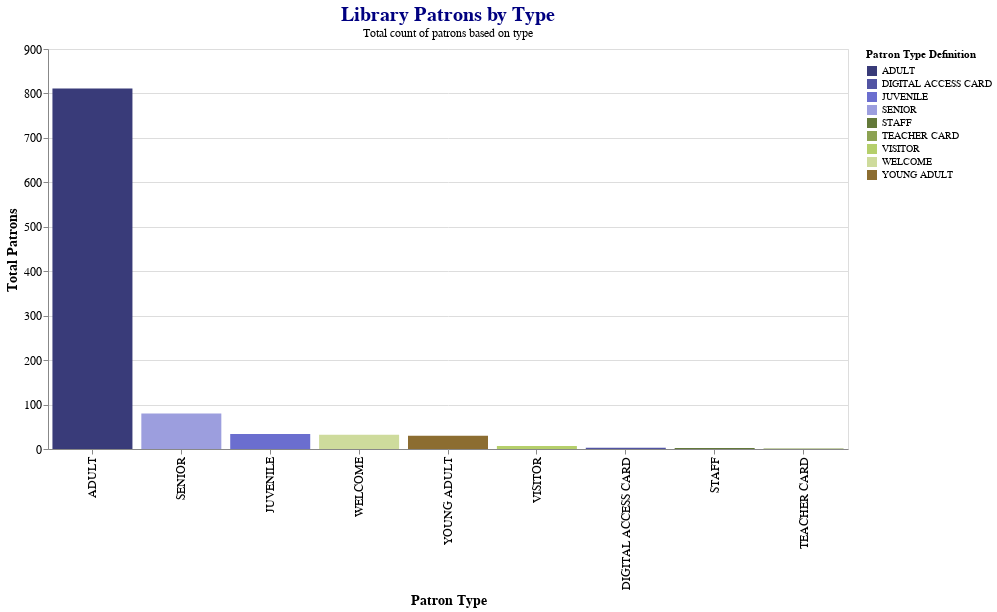

This figure's notebook cell:
### Code cell
alt.Chart(library).mark_bar().encode(
    x=alt.X("Patron Type Definition:O", sort="-y", title='Patron Type'),
    y=alt.Y("count():Q", title='Total Patrons'),
    color=alt.Color("Patron Type Definition:O", scale=alt.Scale(
        scheme='category20b')),  # Set a color scheme
    # Add tooltip for interactivity
    tooltip=['Patron Type Definition', 'count():Q']
).properties(
    width=800,
    height=400,
    title=alt.TitleParams(
        text='Library Patrons by Type',
        subtitle='Total count of patrons based on type',
        align='center',
        fontSize=20
    )
).configure_axis(
    labelFontSize=12,
    titleFontSize=14
).configure_title(
    fontSize=24,
    anchor='middle',
    color='navy'
)

### Figure 1 — Vega specification as saved in the notebook (floating-point values rounded to 4 significant figures)
{"$schema": "https://vega.github.io/schema/vega/v5.json", "data": [{"name": "source_0"}, {"name": "data_0", "values": [{"Patron Type Definition": "ADULT", "__count": 811}, {"Patron Type Definition": "JUVENILE", "__count": 34}, {"Patron Type Definition": "WELCOME", "__count": 32}, {"Patron Type Definition": "SENIOR", "__count": 80}, {"Patron Type Definition": "YOUNG ADULT", "__count": 30}, {"Patron Type Definition": "STAFF", "__count": 2}, {"Patron Type Definition": "VISITOR", "__count": 7}, {"Patron Type Definition": "DIGITAL ACCESS CARD", "__count": 3}, {"Patron Type Definition": "TEACHER CARD", "__count": 1}]}, {"name": "source_0_x_domain_Patron Type Definition", "values": [{"Patron Type Definition": "ADULT", "sort_field": 811}, {"Patron Type Definition": "JUVENILE", "sort_field": 34}, {"Patron Type Definition": "WELCOME", "sort_field": 32}, {"Patron Type Definition": "SENIOR", "sort_field": 80}, {"Patron Type Definition": "YOUNG ADULT", "sort_field": 30}, {"Patron Type Definition": "STAFF", "sort_field": 2}, {"Patron Type Definition": "VISITOR", "sort_field": 7}, {"Patron Type Definition": "DIGITAL ACCESS CARD", "sort_field": 3}, {"Patron Type Definition": "TEACHER CARD", "sort_field": 1}]}, {"name": "data_0_y_domain___count", "values": [{"min": 1, "max": 811}]}, {"name": "data_0_color_domain_Patron Type Definition", "values": [{"Patron Type Definition": "ADULT"}, {"Patron Type Definition": "JUVENILE"}, {"Patron Type Definition": "WELCOME"}, {"Patron Type Definition": "SENIOR"}, {"Patron Type Definition": "YOUNG ADULT"}, {"Patron Type Definition": "STAFF"}, {"Patron Type Definition": "VISITOR"}, {"Patron Type Definition": "DIGITAL ACCESS CARD"}, {"Patron Type Definition": "TEACHER CARD"}]}], "marks": [{"type": "rect", "name": "marks", "from": {"data": "data_0"}, "encode": {"update": {"fill": {"field": "Patron Type Definition", "scale": "color"}, "y": {"field": "__count", "scale": "y"}, "y2": {"value": 0, "scale": "y"}, "width": {"signal": "max(0.25, bandwidth('x'))"}, "x": {"field": "Patron Type Definition", "scale": "x"}, "tooltip": {"signal": "{\"Patron Type Definition\": isValid(datum[\"Patron Type Definition\"]) ? datum[\"Patron Type Definition\"] : \"\"+datum[\"Patron Type Definition\"], \"Count of Records\": format(datum[\"__count\"], \"\")}"}}}, "style": ["bar"]}], "scales": [{"name": "x", "type": "band", "domain": {"data": "source_0_x_domain_Patron Type Definition", "field": "Patron Type Definition", "sort": {"op": "max", "field": "sort_field", "order": "descending"}}, "range": [0, {"signal": "width"}], "paddingInner": 0.1, "paddingOuter": 0.05}, {"name": "y", "type": "linear", "domain": [{"signal": "(data(\"data_0_y_domain___count\")[0] || {}).min"}, {"signal": "(data(\"data_0_y_domain___count\")[0] || {}).max"}], "range": [{"signal": "height"}, 0], "zero": true, "nice": true}, {"name": "color", "type": "ordinal", "domain": {"data": "data_0_color_domain_Patron Type Definition", "field": "Patron Type Definition", "sort": true}, "range": {"scheme": "category20b"}, "interpolate": "hcl"}], "axes": [{"scale": "y", "zindex": 0, "ticks": false, "maxExtent": 0, "minExtent": 0, "orient": "left", "grid": true, "domain": false, "labels": false, "aria": false, "gridScale": "x", "tickCount": {"signal": "ceil(height/40)"}}, {"scale": "x", "grid": false, "labelAngle": 270, "labelBaseline": "middle", "zindex": 0, "title": "Patron Type", "orient": "bottom", "labelAlign": "right"}, {"scale": "y", "labelOverlap": true, "grid": false, "orient": "left", "tickCount": {"signal": "ceil(height/40)"}, "title": "Total Patrons", "zindex": 0}], "title": {"text": "Library Patrons by Type", "fontSize": 20, "align": "center", "anchor": "middle", "subtitle": "Total count of patrons based on type", "frame": "group"}, "padding": 5, "legends": [{"fill": "color", "symbolType": "square", "title": "Patron Type Definition"}], "style": "cell", "height": 400, "width": 800, "config": {"axis": {"labelFontSize": 12, "titleFontSize": 14}, "style": {"group-title": {"fontSize": 24, "fill": "navy"}}}, "background": "white"}
